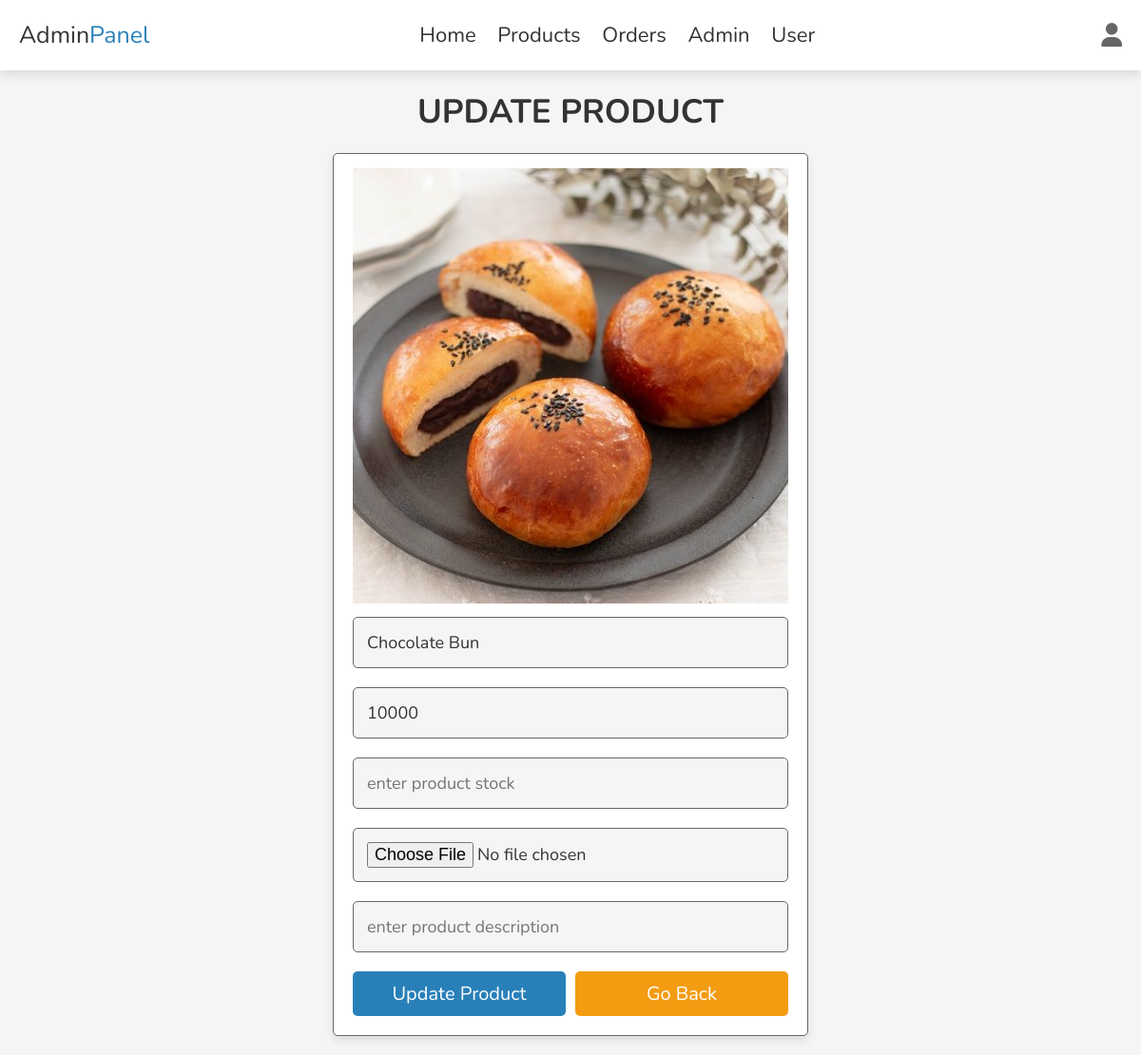
The page /admin_product_update.php?update=5 (signed in) on the database its author committed.
### tables this page shows
CREATE TABLE `products` (
  `id` int(100) NOT NULL,
  `name` varchar(100) NOT NULL,
  `price` int(10) NOT NULL,
  `image` varchar(100) NOT NULL
);

### admin_product_update.php (the view, shortened to what this page needs)
<?php
include 'config.php';
?>
<!DOCTYPE html>
<html lang="en">
<head>
   <link rel="stylesheet" href="https://cdnjs.cloudflare.com/ajax/libs/font-awesome/6.1.1/css/all.min.css">
   <link rel="stylesheet" href="css/admin_style.css">
</head>
<body>
<?php include 'admin_header.php' ?>
<section class="update-product">
   <h1 class="heading">update product</h1>
   <?php
      $update_id = $_GET['update'];
      $select_products = $conn->prepare("SELECT * FROM `products` WHERE id = ?");
      $select_products->execute([$update_id]);
      if($select_products->rowCount() > 0){
         while($fetch_products = $select_products->fetch(PDO::FETCH_ASSOC)){
   ?>
   <form action="" enctype="multipart/form-data" method="post">
      <img src="uploaded_img/<?= $fetch_products['image']; ?>" alt="">
      <input type="text" class="box" required maxlength="100" placeholder="enter product name" name="name" value="<?= $fetch_products['name']; ?>">
      <input type="number" min="0" class="box" required max="9999999999" placeholder="enter product price" onkeypress="if(this.value.length == 10) return false;" name="price" value="<?= $fetch_products['price']; ?>">
      <input type="number" min="0" class="box" required max="9999999999" placeholder="enter product stock" onkeypress="if(this.value.length == 10) return false;" name="stock" value="<?= $fetch_products['stock']; ?>">
      <input type="file" name="image" accept="image/jpg, image/jpeg, image/png" class="box">
      <input type="text" class="box" required maxlength="1000" placeholder="enter product description" name="description" value="<?= $fetch_products['description']; ?>">
      <div class="flex-btn">
         <input type="submit" value="update product" class="btn" name="update_product">
         <a href="admin_products.php" class="option-btn">go back</a>
      </div>
   </form>
   <?php
         }
      }else{
         echo '<p class="empty">no product found!</p>';
      }
   ?>
</section>
</body>
</html>

### css/admin_style.css (style rules this page uses)
:root { --main-color:#2980b9; --red:#e74c3c; --orange:#f39c12; --black:#333; --white:#fff; --light-bg:#f5f5f5; --light-color:#666; --border:.1rem solid var(--light-color); --box-shadow:0 .5rem 1rem rgba(0,0,0,.1); --brown: #ffa44f; }
* { font-family: 'Nunito', sans-serif; margin:0; padding:0; box-sizing: border-box; outline: none; border:none; text-decoration: none; transition: .2s linear; }
html { font-size: 62.5%; overflow-x: hidden; scroll-behavior: smooth; scroll-padding-top: 7rem; }
body { background: var(--light-bg); }
section { padding:2rem; margin:0 auto; max-width: 1200px; }
.heading { text-align: center; margin-bottom: 2rem; font-size: 3.5rem; color:var(--black); text-transform: uppercase; }
.delete-btn, .option-btn, .btn { display: block; width: 100%; margin-top: 1rem; border-radius: .5rem; padding:1rem 3rem; font-size: 2rem; color:var(--white); cursor: pointer; text-transform: capitalize; text-align: center; }
.btn { background-color: var(--main-color); }
.option-btn { background-color: var(--orange); }
.flex-btn { display: flex; gap:1rem; }
.update-product form { max-width: 50rem; margin:0 auto; background-color: var(--white); border-radius: .5rem; box-shadow: var(--box-shadow); padding:2rem; border:var(--border); padding-top: 1.5rem; }
.update-product form .box { width: 100%; padding:1.4rem; font-size: 1.8rem; color:var(--black); border-radius: .5rem; border:var(--border); background-color: var(--light-bg); margin:1rem 0; }
.update-product form img { width: 100%; }

### rows shown on the page
products: image (picture), name "Chocolate Bun", price "10000"
